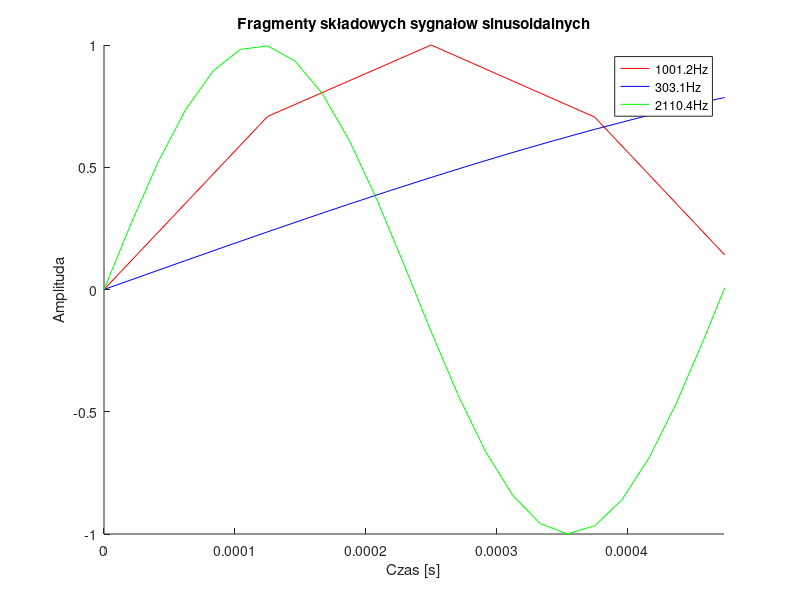
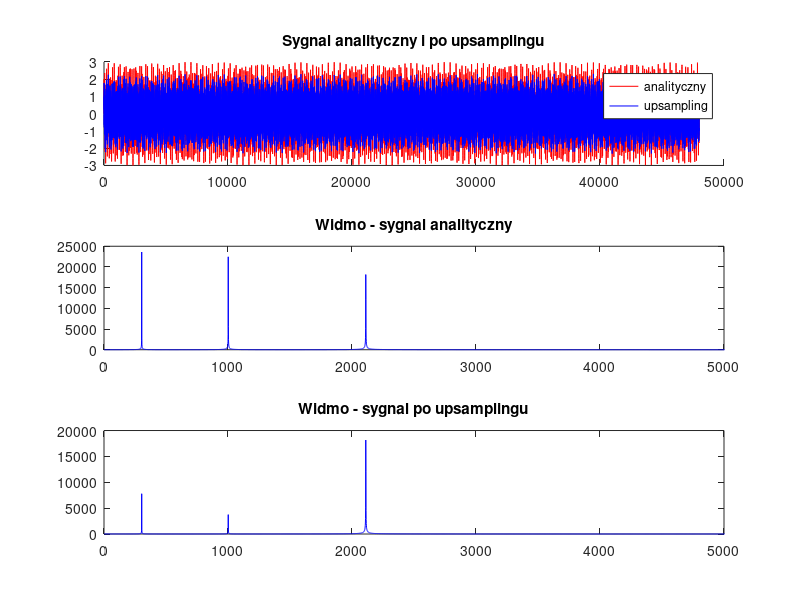
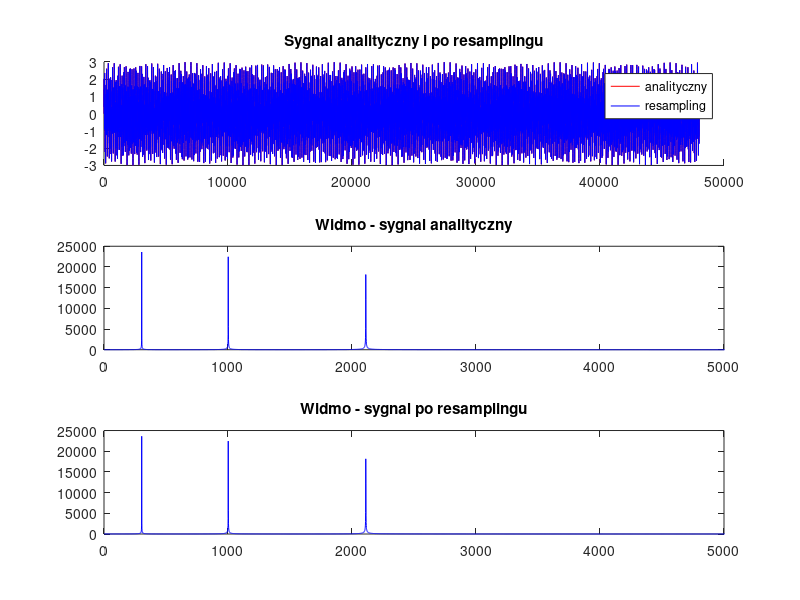

MATLAB code for these plots, in order: (Note: this script raises an error after producing the figures.)
% Zadanie 3 - Filtr interpolatora i decymatora cyfrowego, mikser audio
clear all; close all;

%% Dane trzech sygnałów sinusoidalnych
f1 = 1001.2;
f2 = 303.1;
f3 = 2110.4;

fs1 = 8e3;
fs2 = 32e3;
fs3 = 48e3;

t1 = 0:1/fs1:1-1/fs1;
t2 = 0:1/fs2:1-1/fs2;
t3 = 0:1/fs3:1-1/fs3;

%% Tworzenie i plotowanie sygnałów sinusoidalnych
x1 = sin(2*pi*f1*t1);
x2 = sin(2*pi*f2*t2);
x3 = sin(2*pi*f3*t3);

figure('Name','Fragmenty składowych sygnałow sinusoidalnych');
hold on;
plot(t1,x1,'r');
plot(t2,x2,'b');
plot(t3,x3,'g');
title('Fragmenty składowych sygnałow sinusoidalnych');
legend('1001.2Hz','303.1Hz','2110.4Hz');
xlabel('Czas [s]');
ylabel('Amplituda');
hold off;

xlim([0 1/f3]);

%% Suma trzech sygnalow sinusoidalnych analitycznie
x4 = sin(2*pi*f1*t3) + sin(2*pi*f2*t3) + sin(2*pi*f3*t3);

%% upsampling
x1up = upsample(x1,fs3/fs1);            % x1 z 8khz  na 48khz 
x2up = decimate(upsample(x2,3),2);      % x2 z 32khz na 96khz i potem co druga probka ->48khz
x4_upsampling = x1up + x2up + x3;

%% resampling
x1re  = resample(x1,fs3,fs1);           %x1 z 8khz na 48khz 
[P,Q] = rat(fs3/fs2);
x2re  = resample(x2,P,Q);               %x2 z 32khz na 96khz i potem co druga probka ->48khz
x4_resampling = x1re + x2re + x3;

%% Porownanie sygnałów analitycznego i po upsamplingu
figure('Name','Porownanie sygnałów analitycznego i po upsamplingu');
set(figure(3),'units','points');

subplot(3,1,1);
hold all;
plot(x4, 'r');
plot(x4_upsampling, 'b');
title('Sygnal analityczny i po upsamplingu');
legend('analityczny','upsampling');

subplot(3,1,2);
plot(abs(fft(x4)),'b');
title('Widmo - sygnal analityczny');
xlim([0 0.5e4]);

subplot(3,1,3);
plot(abs(fft(x4_upsampling)),'b');
title('Widmo - sygnal po upsamplingu');
xlim([0 0.5e4]);

%{
sound(x4, fs3);
pause(2);
sound(x4_upsampling, fs3);
%}

%% Porownanie sygnałów analitycznego i po resamplingu
figure('Name','Porownanie sygnałów analitycznego i po resamplingu');
set(figure(4),'units','points');

subplot(3,1,1);
hold all;
plot(x4, 'r');
plot(x4_resampling, 'b');
title('Sygnal analityczny i po resamplingu');
legend('analityczny','resampling');

subplot(3,1,2);
plot(abs(fft(x4)),'b');
title('Widmo - sygnal analityczny');
xlim([0 0.5e4]);

subplot(3,1,3);
plot(abs(fft(x4_resampling)),'b');
title('Widmo - sygnal po resamplingu');
xlim([0 0.5e4]);

%{
pause(4);
sound(x4, fs3);
pause(2);
sound(x4_resampling, fs3);
%}

%% MIKS x1 i x2
[x1wav, fs1w] = audioread('x1.wav');
[x2wav, fs2w] = audioread('x2.wav');
x1wav = x1wav(:,1)';
x2wav = x2wav';
f_wav = 48e3;                                               % resampling do 48e3

%interpolacja wav1
[P1,Q1] = rat(f_wav/fs1w);
x1_resamp = resample(x1wav, P1,Q1);
vector1 = linspace(1, length(x1wav), 1.5*length(x1wav));    % 1,5*32kHz ->48kHz
x1wav_interp = interp1(x1wav, vector1);

%interpolacja wav2
[P2,Q2] = rat(f_wav/fs2w);
x2_resamp = resample(x2wav, P2,Q2);
vector2 = linspace(1, length(x2wav), 6*length(x2wav));      % 6*8kHz ->48kHz
x2wav_interp = interp1(x2wav, vector2);

miks = x1wav_interp;                                                        % sygnał 1
miks(1:length(x2wav_interp)) = miks(1:length(x2wav_interp)) + x2wav_interp; % sygnał 2 dodany do 1
 
%sound(miks(1:length(x1wav_interp)), f_wav);
